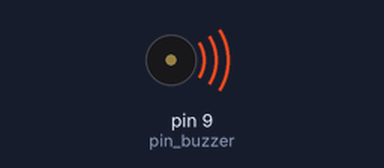
The sketch below on a simulated Arduino Uno, built with avr-gcc and run on an emulated ATmega328P. Parts: buzzer (waves = sounding). At 13.5 s the program stops and its outputs stay as they are.

Above: at 0.2 s.
At 4.0 s:
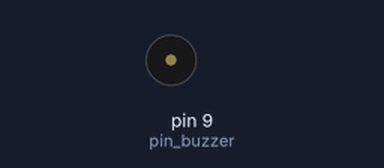
Timing chart, 0 to 5.9 s (numbered marks = the images above):
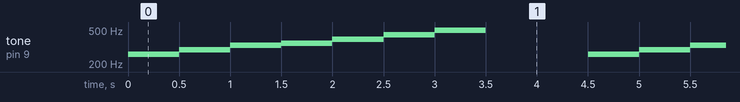

Measured:
- by itself, tone on pin 9 (pin_buzzer): repeats every 4.5 s: 294 Hz 0.50 s, 330 Hz 0.50 s, 349 Hz 0.50 s, 391 Hz 0.50 s, 440 Hz 0.50 s, 494 Hz 0.50 s, silent 1.0 s, 261 Hz 0.50 s

The sketch:

buzzer_v2.ino
```cpp
// Autor: matematicasdeinstituto
// Web  : https://github.com/matematicasdeinstituto/arduino


constexpr int pin_buzzer = 9;

// Las notas en una octava son 12:
//  do, do#, re, re#, mi, fa, fa#, sol, sol#, la, la#, si
//
// Para calcular una nota a partir de la anterior hay que multiplicar por
// 2^(1/12) = 1.0595. La nota de La son 440Hz. Con estos datos se pueden
// calcular el resto de las notas.

constexpr int do1   = 261;
constexpr int doS1  = 277;
constexpr int re1   = 294;
constexpr int reS1  = 311;
constexpr int mi1   = 330;
constexpr int fa1   = 349;
constexpr int faS1  = 369;
constexpr int sol1  = 391;
constexpr int solS1 = 415;
constexpr int la1   = 440;
constexpr int laS1  = 466;
constexpr int si1   = 494;


int main()
{
    init();

    pinMode(pinMode, OUTPUT);   // definimos el pin de salida

    while (true){
        tone(pin_buzzer, do1);
        delay(500);

        tone(pin_buzzer, re1);
        delay(500);

        tone(pin_buzzer, mi1);
        delay(500);

        tone(pin_buzzer, fa1);
        delay(500);

        tone(pin_buzzer, sol1);
        delay(500);

        tone(pin_buzzer, la1);
        delay(500);

        tone(pin_buzzer, si1);
        delay(500);


        noTone(pin_buzzer);
        delay(1000);
    }
}
```
